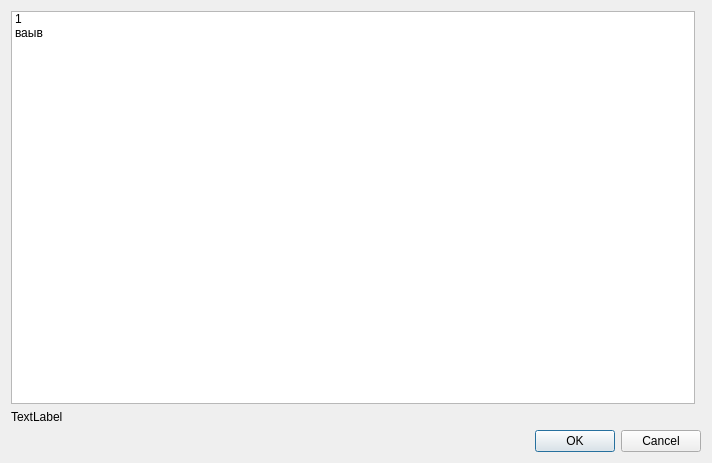
<?xml version="1.0" encoding="UTF-8"?>
<ui version="4.0">
 <class>SelectTemplateDialog</class>
 <widget class="QDialog" name="SelectTemplateDialog">
  <property name="windowModality">
   <enum>Qt::ApplicationModal</enum>
  </property>
  <property name="geometry">
   <rect>
    <x>0</x>
    <y>0</y>
    <width>712</width>
    <height>463</height>
   </rect>
  </property>
  <property name="windowTitle">
   <string>Выбор шаблона</string>
  </property>
  <layout class="QGridLayout" name="gridLayout">
   <item row="2" column="0" colspan="2">
    <widget class="QDialogButtonBox" name="buttonBox">
     <property name="orientation">
      <enum>Qt::Horizontal</enum>
     </property>
     <property name="standardButtons">
      <set>QDialogButtonBox::Cancel|QDialogButtonBox::Ok</set>
     </property>
    </widget>
   </item>
   <item row="1" column="0">
    <widget class="QLabel" name="label">
     <property name="text">
      <string>TextLabel</string>
     </property>
    </widget>
   </item>
   <item row="0" column="0">
    <widget class="QListWidget" name="TemplateList">
     <property name="editTriggers">
      <set>QAbstractItemView::NoEditTriggers</set>
     </property>
     <property name="showDropIndicator" stdset="0">
      <bool>false</bool>
     </property>
     <property name="selectionBehavior">
      <enum>QAbstractItemView::SelectRows</enum>
     </property>
     <property name="currentRow">
      <number>-1</number>
     </property>
     <item>
      <property name="text">
       <string>1</string>
      </property>
     </item>
     <item>
      <property name="text">
       <string>ваыв</string>
      </property>
     </item>
    </widget>
   </item>
  </layout>
 </widget>
 <tabstops>
  <tabstop>TemplateList</tabstop>
  <tabstop>buttonBox</tabstop>
 </tabstops>
 <resources/>
 <connections>
  <connection>
   <sender>buttonBox</sender>
   <signal>accepted()</signal>
   <receiver>SelectTemplateDialog</receiver>
   <slot>accept()</slot>
   <hints>
    <hint type="sourcelabel">
     <x>248</x>
     <y>254</y>
    </hint>
    <hint type="destinationlabel">
     <x>157</x>
     <y>274</y>
    </hint>
   </hints>
  </connection>
  <connection>
   <sender>buttonBox</sender>
   <signal>rejected()</signal>
   <receiver>SelectTemplateDialog</receiver>
   <slot>reject()</slot>
   <hints>
    <hint type="sourcelabel">
     <x>316</x>
     <y>260</y>
    </hint>
    <hint type="destinationlabel">
     <x>286</x>
     <y>274</y>
    </hint>
   </hints>
  </connection>
 </connections>
</ui>
